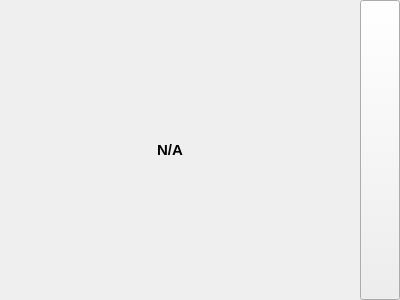
<?xml version="1.0" encoding="UTF-8"?>
<ui version="4.0">
 <class>NetworkSettingsWidget</class>
 <widget class="QWidget" name="NetworkSettingsWidget">
  <property name="geometry">
   <rect>
    <x>0</x>
    <y>0</y>
    <width>400</width>
    <height>300</height>
   </rect>
  </property>
  <property name="windowTitle">
   <string>Form</string>
  </property>
  <layout class="QGridLayout" name="gridLayout_3">
   <property name="leftMargin">
    <number>0</number>
   </property>
   <property name="topMargin">
    <number>0</number>
   </property>
   <property name="rightMargin">
    <number>0</number>
   </property>
   <property name="bottomMargin">
    <number>0</number>
   </property>
   <item row="0" column="0">
    <layout class="QHBoxLayout" name="horizontalLayout_2">
     <property name="spacing">
      <number>0</number>
     </property>
     <item>
      <widget class="QStackedWidget" name="stackedWidget">
       <property name="sizePolicy">
        <sizepolicy hsizetype="Minimum" vsizetype="Minimum">
         <horstretch>0</horstretch>
         <verstretch>0</verstretch>
        </sizepolicy>
       </property>
       <property name="currentIndex">
        <number>1</number>
       </property>
       <widget class="QWidget" name="pageEdit">
        <property name="sizePolicy">
         <sizepolicy hsizetype="Minimum" vsizetype="Minimum">
          <horstretch>0</horstretch>
          <verstretch>0</verstretch>
         </sizepolicy>
        </property>
        <layout class="QGridLayout" name="gridLayout">
         <property name="leftMargin">
          <number>0</number>
         </property>
         <property name="topMargin">
          <number>0</number>
         </property>
         <property name="rightMargin">
          <number>0</number>
         </property>
         <property name="bottomMargin">
          <number>0</number>
         </property>
         <property name="spacing">
          <number>0</number>
         </property>
         <item row="0" column="0">
          <layout class="QHBoxLayout" name="horizontalLayout">
           <item>
            <widget class="QComboBox" name="comboBoxLocalAddress">
             <property name="sizePolicy">
              <sizepolicy hsizetype="MinimumExpanding" vsizetype="Minimum">
               <horstretch>0</horstretch>
               <verstretch>0</verstretch>
              </sizepolicy>
             </property>
             <property name="toolTip">
              <string>The selected address.</string>
             </property>
            </widget>
           </item>
           <item>
            <widget class="QLabel" name="label">
             <property name="sizePolicy">
              <sizepolicy hsizetype="Minimum" vsizetype="Minimum">
               <horstretch>0</horstretch>
               <verstretch>0</verstretch>
              </sizepolicy>
             </property>
             <property name="font">
              <font>
               <pointsize>11</pointsize>
               <weight>75</weight>
               <bold>true</bold>
              </font>
             </property>
             <property name="text">
              <string>:</string>
             </property>
            </widget>
           </item>
           <item>
            <widget class="QLineEdit" name="lineEditLocalPort">
             <property name="sizePolicy">
              <sizepolicy hsizetype="MinimumExpanding" vsizetype="Minimum">
               <horstretch>0</horstretch>
               <verstretch>0</verstretch>
              </sizepolicy>
             </property>
             <property name="toolTip">
              <string>The selected port.</string>
             </property>
             <property name="maxLength">
              <number>6</number>
             </property>
             <property name="placeholderText">
              <string>Listen port</string>
             </property>
            </widget>
           </item>
          </layout>
         </item>
        </layout>
       </widget>
       <widget class="QWidget" name="pageView">
        <property name="sizePolicy">
         <sizepolicy hsizetype="Minimum" vsizetype="Minimum">
          <horstretch>0</horstretch>
          <verstretch>0</verstretch>
         </sizepolicy>
        </property>
        <layout class="QGridLayout" name="gridLayout_2">
         <property name="leftMargin">
          <number>0</number>
         </property>
         <property name="topMargin">
          <number>0</number>
         </property>
         <property name="rightMargin">
          <number>0</number>
         </property>
         <property name="bottomMargin">
          <number>0</number>
         </property>
         <property name="spacing">
          <number>0</number>
         </property>
         <item row="0" column="0">
          <widget class="QLabel" name="labelAddress">
           <property name="sizePolicy">
            <sizepolicy hsizetype="Minimum" vsizetype="Minimum">
             <horstretch>0</horstretch>
             <verstretch>0</verstretch>
            </sizepolicy>
           </property>
           <property name="font">
            <font>
             <pointsize>11</pointsize>
             <weight>75</weight>
             <bold>true</bold>
            </font>
           </property>
           <property name="toolTip">
            <string>The currently selected network setting.</string>
           </property>
           <property name="text">
            <string>N/A</string>
           </property>
           <property name="alignment">
            <set>Qt::AlignCenter</set>
           </property>
          </widget>
         </item>
        </layout>
       </widget>
      </widget>
     </item>
     <item>
      <widget class="LightWidget" name="widgetStatus" native="true">
       <property name="sizePolicy">
        <sizepolicy hsizetype="Minimum" vsizetype="Minimum">
         <horstretch>0</horstretch>
         <verstretch>0</verstretch>
        </sizepolicy>
       </property>
       <property name="minimumSize">
        <size>
         <width>20</width>
         <height>20</height>
        </size>
       </property>
       <property name="toolTip">
        <string>Validity of port. Green means OK.</string>
       </property>
      </widget>
     </item>
     <item>
      <widget class="QPushButton" name="pushButtonEditable">
       <property name="sizePolicy">
        <sizepolicy hsizetype="Minimum" vsizetype="Minimum">
         <horstretch>0</horstretch>
         <verstretch>0</verstretch>
        </sizepolicy>
       </property>
       <property name="toolTip">
        <string>Edit network settings</string>
       </property>
       <property name="text">
        <string/>
       </property>
       <property name="icon">
        <iconset resource="../resources/icons.qrc">
         <normaloff>:/icons/edit.svg</normaloff>:/icons/edit.svg</iconset>
       </property>
       <property name="checkable">
        <bool>true</bool>
       </property>
      </widget>
     </item>
    </layout>
   </item>
  </layout>
 </widget>
 <customwidgets>
  <customwidget>
   <class>LightWidget</class>
   <extends>QWidget</extends>
   <header>widgets/LightWidget.hpp</header>
   <container>1</container>
  </customwidget>
 </customwidgets>
 <resources>
  <include location="../resources/icons.qrc"/>
 </resources>
 <connections/>
</ui>
